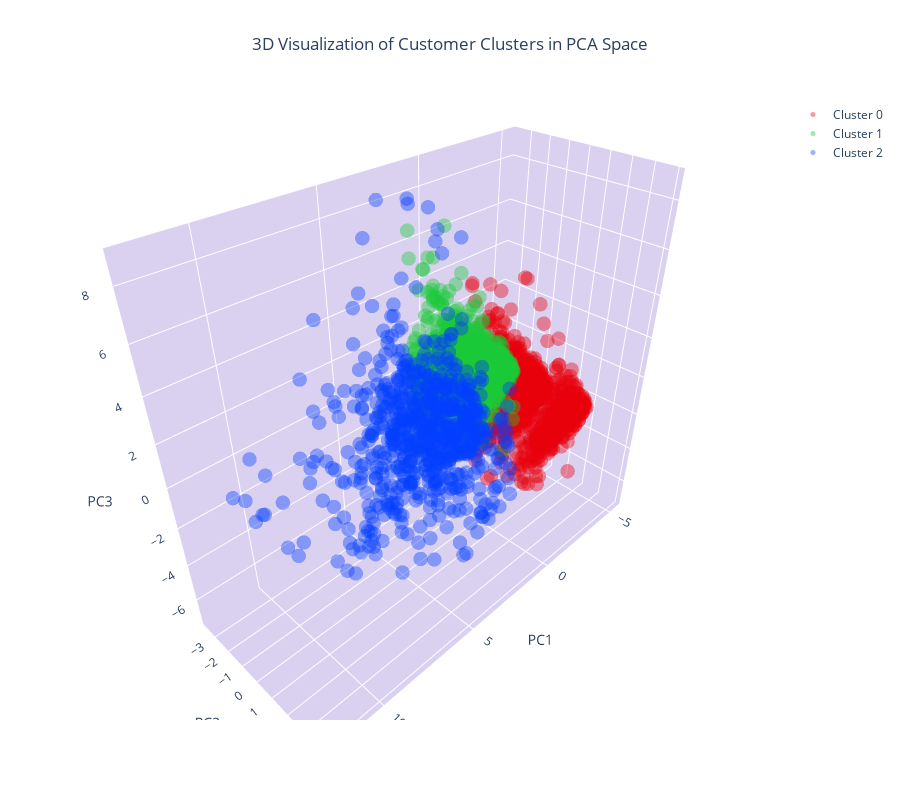

The notebook cell this image was saved under:
### Code cell
# Create separate data frames for each cluster
cluster_0 = customer_data_pca[customer_data_pca['cluster'] == 0]
cluster_1 = customer_data_pca[customer_data_pca['cluster'] == 1]
cluster_2 = customer_data_pca[customer_data_pca['cluster'] == 2]

# Create a 3D scatter plot
fig = go.Figure()

# Add data points for each cluster separately and specify the color
fig.add_trace(go.Scatter3d(x=cluster_0['PC1'], y=cluster_0['PC2'], z=cluster_0['PC3'], 
                           mode='markers', marker=dict(color=colors[0], size=5, opacity=0.4), name='Cluster 0'))
fig.add_trace(go.Scatter3d(x=cluster_1['PC1'], y=cluster_1['PC2'], z=cluster_1['PC3'], 
                           mode='markers', marker=dict(color=colors[1], size=5, opacity=0.4), name='Cluster 1'))
fig.add_trace(go.Scatter3d(x=cluster_2['PC1'], y=cluster_2['PC2'], z=cluster_2['PC3'], 
                           mode='markers', marker=dict(color=colors[2], size=5, opacity=0.4), name='Cluster 2'))

# Set the title and layout details
fig.update_layout(
    title=dict(text='3D Visualization of Customer Clusters in PCA Space', x=0.5),
    scene=dict(
        xaxis=dict(backgroundcolor="#DAD1F0", gridcolor='white', title='PC1'),
        yaxis=dict(backgroundcolor="#DAD1F0", gridcolor='white', title='PC2'),
        zaxis=dict(backgroundcolor="#DAD1F0", gridcolor='white', title='PC3'),
    ),
    width=900,
    height=800
)

# Show the plot
fig.show()

### Figure 1 — Plotly figure (JSON) as saved in the notebook; plotly's stock layout.template omitted (floating-point values rounded to 4 significant figures; data arrays with more than 128 entries replaced by an {"elided": "..."} marker saying what was removed)
{"data": [{"marker": {"color": "#e8000b", "opacity": 0.4, "size": 5}, "mode": "markers", "name": "Cluster 0", "type": "scatter3d", "x": {"elided": "1656 float values"}, "y": {"elided": "1656 float values"}, "z": {"elided": "1656 float values"}}, {"marker": {"color": "#1ac938", "opacity": 0.4, "size": 5}, "mode": "markers", "name": "Cluster 1", "type": "scatter3d", "x": {"elided": "1675 float values"}, "y": {"elided": "1675 float values"}, "z": {"elided": "1675 float values"}}, {"marker": {"color": "#023eff", "opacity": 0.4, "size": 5}, "mode": "markers", "name": "Cluster 2", "type": "scatter3d", "x": {"elided": "736 float values"}, "y": {"elided": "736 float values"}, "z": {"elided": "736 float values"}}], "layout": {"height": 800, "scene": {"xaxis": {"backgroundcolor": "#DAD1F0", "gridcolor": "white", "title": {"text": "PC1"}}, "yaxis": {"backgroundcolor": "#DAD1F0", "gridcolor": "white", "title": {"text": "PC2"}}, "zaxis": {"backgroundcolor": "#DAD1F0", "gridcolor": "white", "title": {"text": "PC3"}}}, "title": {"text": "3D Visualization of Customer Clusters in PCA Space", "x": 0.5}, "width": 900}}
